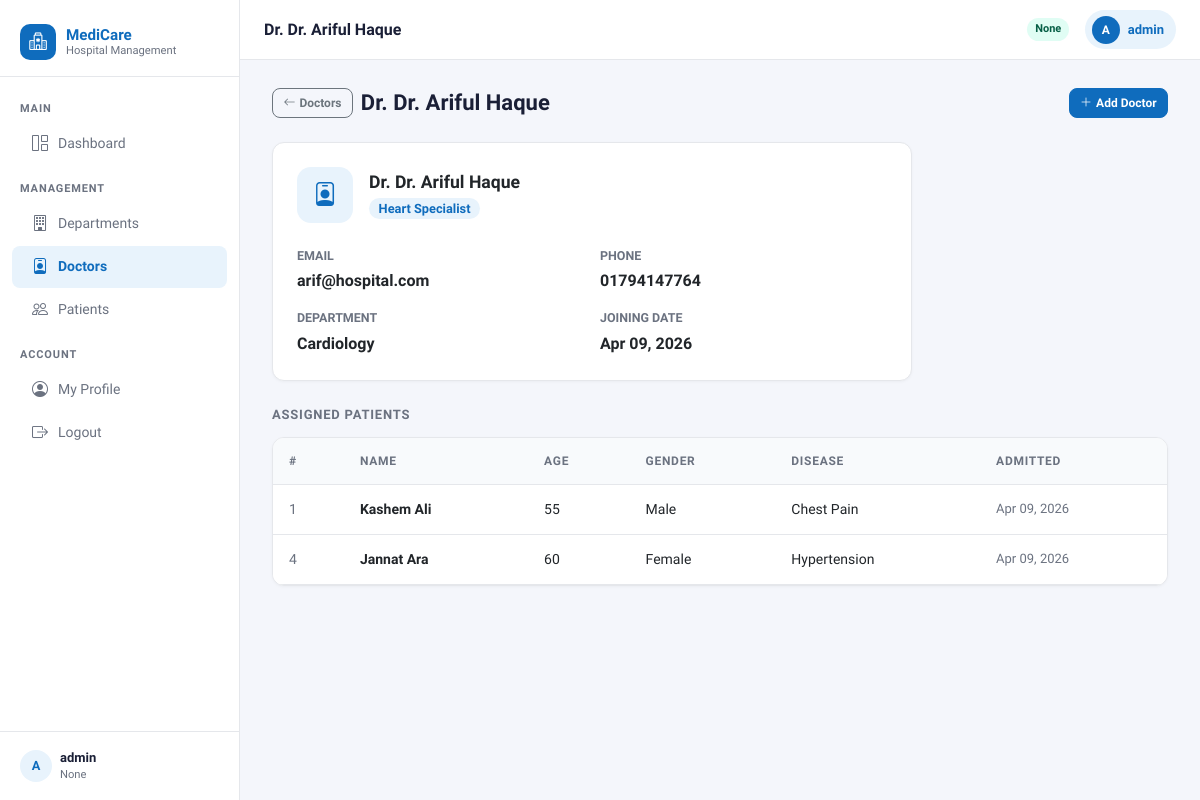
Page /doctor-view/1/ (signed in) on the earlier database version.
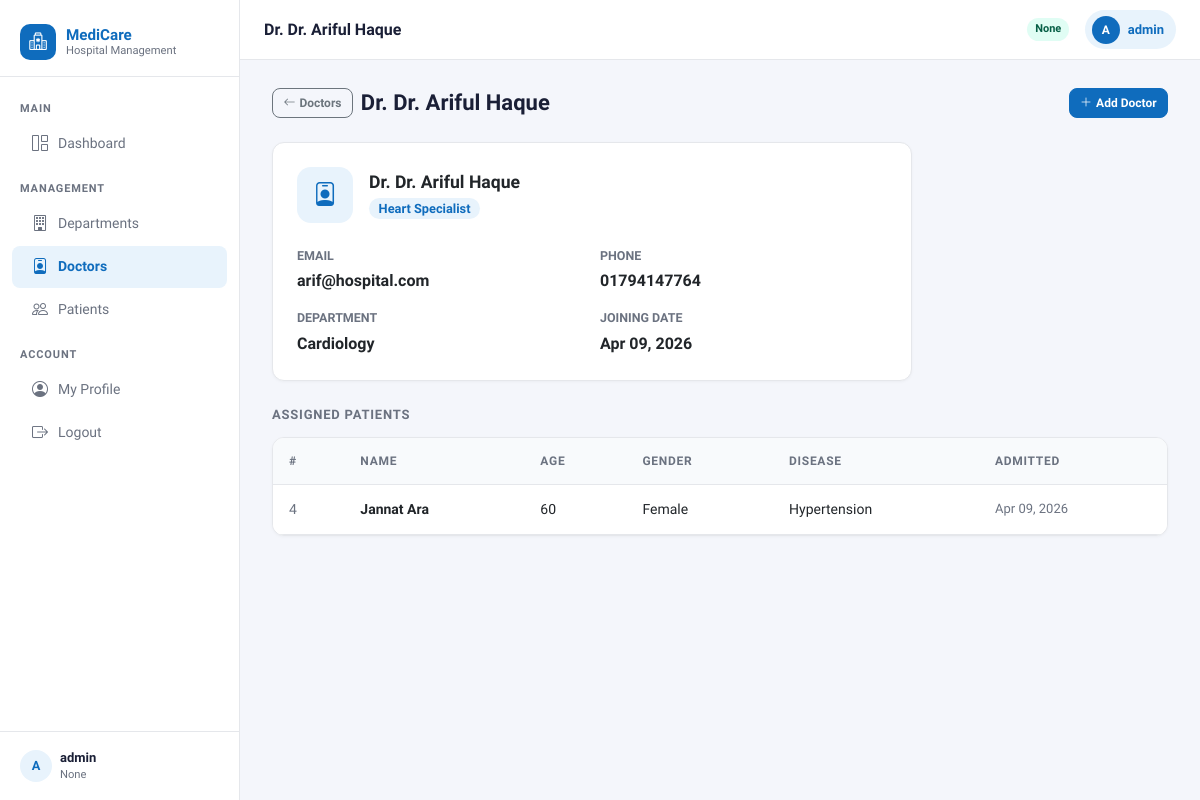
Same page on the later database version.
### myapp/models.py (models this page shows, shortened)
class PatientModel(models.Model):
    name = models.CharField(max_length=120, null=True)
    age = models.IntegerField(null=True)
    gender =models.CharField(max_length=120, null=True)
    disease = models.TextField(null=True)
    doctor = models.ForeignKey(DoctorModel, on_delete=models.CASCADE)
    admit_date = models.DateField(auto_now_add=True, null=True)

### myapp/views.py (the view)
# urls.py: path("doctor-view/<str:d_id>/", view_doctor, name="view_doctor"),
@login_required
def view_doctor(request, d_id):
    form_data = DoctorModel.objects.get(id=d_id)
    patient_data = PatientModel.objects.all()
    context = {"form_data": form_data, "title": "view", "patient_data": patient_data}
    return render(request, "doctor/view_doctor.html", context)

### myapp/models.py (called while the page is built)
    def __str__(self):
        return self.name

### myapp/templates/doctor/view_doctor.html
{% extends 'master/base.html' %}
{% block nav_doc %}active{% endblock %}
{% block page_title %}Dr. {{ form_data.name }}{% endblock %}
{% block blockname %}
<div class="page-header">
  <div class="d-flex align-items-center gap-2 flex-wrap">
    <a href="{% url 'doctor_list' %}" class="btn btn-outline-secondary btn-sm">
      <i class="bi bi-arrow-left me-1"></i>Doctors
    </a>
    <h1 class="mb-0">Dr. {{ form_data.name }}</h1>
  </div>
  {% if request.user.user_type != 'Patient' %}
    <a href="{% url 'add_doctor' %}" class="btn btn-primary btn-sm">
      <i class="bi bi-plus-lg me-1"></i>Add Doctor
    </a>
  {% endif %}
</div>
<div class="card mb-4" style="max-width:640px;">
  <div class="card-body p-4">
    <div class="d-flex align-items-center gap-3 mb-4">
      <div style="width:56px;height:56px;background:var(--primary-light);border-radius:14px;display:flex;align-items:center;justify-content:center;color:var(--primary);font-size:1.5rem;flex-shrink:0;">
        <i class="bi bi-person-badge"></i>
      </div>
      <div>
        <div class="fw-bold" style="font-size:1.1rem;">Dr. {{ form_data.name }}</div>
        <span style="background:#e8f3fc;color:#0f6cbd;padding:.2rem .6rem;border-radius:999px;font-size:.8rem;font-weight:600;">
          {{ form_data.specialization }}
        </span>
      </div>
    </div>
    <div class="row g-3">
      <div class="col-sm-6">
        <div class="text-muted" style="font-size:.78rem;font-weight:600;text-transform:uppercase;">Email</div>
        <a href="mailto:{{ form_data.email }}" class="fw-semibold mt-1 d-block text-decoration-none">{{ form_data.email }}</a>
      </div>
      <div class="col-sm-6">
        <div class="text-muted" style="font-size:.78rem;font-weight:600;text-transform:uppercase;">Phone</div>
        <div class="fw-semibold mt-1">{{ form_data.phone }}</div>
      </div>
      <div class="col-sm-6">
        <div class="text-muted" style="font-size:.78rem;font-weight:600;text-transform:uppercase;">Department</div>
        <div class="fw-semibold mt-1">{{ form_data.department }}</div>
      </div>
      <div class="col-sm-6">
        <div class="text-muted" style="font-size:.78rem;font-weight:600;text-transform:uppercase;">Joining Date</div>
        <div class="fw-semibold mt-1">{{ form_data.joining_date|date:"M d, Y" }}</div>
      </div>
    </div>
  </div>
</div>
{% if request.user.user_type != 'Patient' %}
  <div class="section-title">Assigned Patients</div>
  <div class="table-card">
    <table class="table table-hover">
      <thead>
        <tr>
          <th>#</th>
          <th>Name</th>
          <th>Age</th>
          <th>Gender</th>
          <th>Disease</th>
          <th>Admitted</th>
        </tr>
      </thead>
      <tbody>
        {% for patient in patient_data %}
          {% if patient.doctor == form_data %}
            <tr>
              <td class="text-muted">{{ forloop.counter }}</td>
              <td class="fw-semibold">{{ patient.name }}</td>
              <td>{{ patient.age }}</td>
              <td>{{ patient.gender }}</td>
              <td>{{ patient.disease|truncatechars:50 }}</td>
              <td class="text-muted" style="font-size:.8125rem;">{{ patient.admit_date|date:"M d, Y" }}</td>
            </tr>
          {% endif %}
        {% empty %}
          <tr>
            <td colspan="6" class="text-center text-muted py-4">No patients assigned to this doctor yet.</td>
          </tr>
        {% endfor %}
      </tbody>
    </table>
  </div>
{% endif %}
{% endblock %}

Differences in the rows shown:
no longer on this page (row edited): PatientModel: name "Kashem Ali", age "55", gender "Male", disease "Chest Pain", admit_date "Apr 09, 2026"
